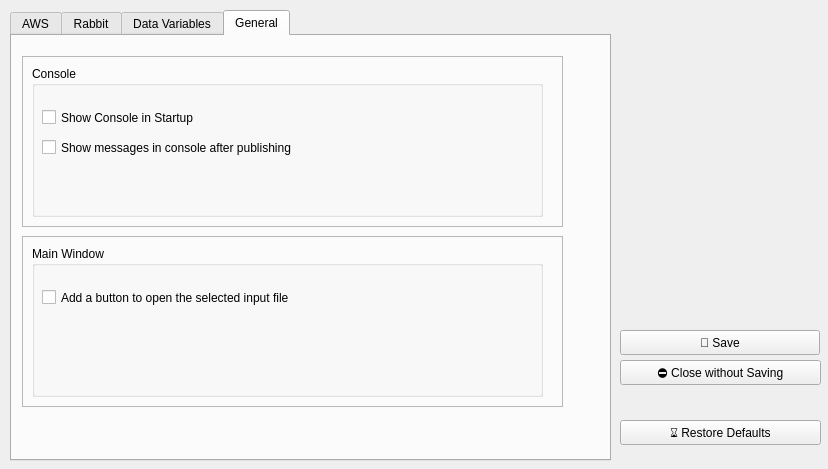
<?xml version="1.0" encoding="UTF-8"?>
<ui version="4.0">
 <class>conf_window</class>
 <widget class="QDialog" name="conf_window">
  <property name="windowModality">
   <enum>Qt::WindowModal</enum>
  </property>
  <property name="geometry">
   <rect>
    <x>0</x>
    <y>0</y>
    <width>828</width>
    <height>469</height>
   </rect>
  </property>
  <property name="windowTitle">
   <string>Configurations</string>
  </property>
  <widget class="QDialogButtonBox" name="buttonBox">
   <property name="geometry">
    <rect>
     <x>900</x>
     <y>150</y>
     <width>201</width>
     <height>111</height>
    </rect>
   </property>
   <property name="orientation">
    <enum>Qt::Vertical</enum>
   </property>
   <property name="standardButtons">
    <set>QDialogButtonBox::Discard|QDialogButtonBox::RestoreDefaults|QDialogButtonBox::Save</set>
   </property>
  </widget>
  <widget class="QTabWidget" name="tabGeneral">
   <property name="geometry">
    <rect>
     <x>10</x>
     <y>10</y>
     <width>601</width>
     <height>451</height>
    </rect>
   </property>
   <property name="autoFillBackground">
    <bool>false</bool>
   </property>
   <property name="currentIndex">
    <number>3</number>
   </property>
   <widget class="QWidget" name="tabAWS">
    <attribute name="title">
     <string>AWS</string>
    </attribute>
    <widget class="QFrame" name="frame_4">
     <property name="geometry">
      <rect>
       <x>0</x>
       <y>0</y>
       <width>581</width>
       <height>241</height>
      </rect>
     </property>
     <property name="frameShape">
      <enum>QFrame::StyledPanel</enum>
     </property>
     <property name="frameShadow">
      <enum>QFrame::Raised</enum>
     </property>
     <widget class="QGroupBox" name="credentialsBox_2">
      <property name="geometry">
       <rect>
        <x>10</x>
        <y>10</y>
        <width>561</width>
        <height>71</height>
       </rect>
      </property>
      <property name="title">
       <string>Host</string>
      </property>
      <property name="checkable">
       <bool>false</bool>
      </property>
      <widget class="QPlainTextEdit" name="aws_endpoint">
       <property name="geometry">
        <rect>
         <x>10</x>
         <y>30</y>
         <width>531</width>
         <height>31</height>
        </rect>
       </property>
       <property name="placeholderText">
        <string>Endpoint</string>
       </property>
      </widget>
     </widget>
     <widget class="QGroupBox" name="groupBox_2">
      <property name="geometry">
       <rect>
        <x>10</x>
        <y>90</y>
        <width>441</width>
        <height>141</height>
       </rect>
      </property>
      <property name="title">
       <string>Credentials</string>
      </property>
      <widget class="QPlainTextEdit" name="aws_access">
       <property name="geometry">
        <rect>
         <x>10</x>
         <y>40</y>
         <width>421</width>
         <height>31</height>
        </rect>
       </property>
       <property name="statusTip">
        <string>Hostname</string>
       </property>
       <property name="placeholderText">
        <string>Access Key ID</string>
       </property>
      </widget>
      <widget class="QPlainTextEdit" name="aws_secret">
       <property name="geometry">
        <rect>
         <x>10</x>
         <y>90</y>
         <width>421</width>
         <height>31</height>
        </rect>
       </property>
       <property name="placeholderText">
        <string>Secret Key</string>
       </property>
      </widget>
     </widget>
     <widget class="QPushButton" name="aws_test">
      <property name="geometry">
       <rect>
        <x>470</x>
        <y>110</y>
        <width>101</width>
        <height>121</height>
       </rect>
      </property>
      <property name="text">
       <string>Test
Connection</string>
      </property>
     </widget>
    </widget>
    <widget class="QFrame" name="frame_5">
     <property name="geometry">
      <rect>
       <x>0</x>
       <y>260</y>
       <width>581</width>
       <height>111</height>
      </rect>
     </property>
     <property name="frameShape">
      <enum>QFrame::StyledPanel</enum>
     </property>
     <property name="frameShadow">
      <enum>QFrame::Raised</enum>
     </property>
     <widget class="QGroupBox" name="groupBox_3">
      <property name="geometry">
       <rect>
        <x>20</x>
        <y>10</y>
        <width>541</width>
        <height>81</height>
       </rect>
      </property>
      <property name="title">
       <string>Bucket</string>
      </property>
      <widget class="QPlainTextEdit" name="aws_bucket">
       <property name="geometry">
        <rect>
         <x>10</x>
         <y>30</y>
         <width>521</width>
         <height>41</height>
        </rect>
       </property>
       <property name="placeholderText">
        <string>Enter bucket name</string>
       </property>
      </widget>
     </widget>
    </widget>
   </widget>
   <widget class="QWidget" name="tabRabbit">
    <attribute name="title">
     <string>Rabbit</string>
    </attribute>
    <widget class="QFrame" name="frame_3">
     <property name="geometry">
      <rect>
       <x>10</x>
       <y>10</y>
       <width>581</width>
       <height>241</height>
      </rect>
     </property>
     <property name="frameShape">
      <enum>QFrame::StyledPanel</enum>
     </property>
     <property name="frameShadow">
      <enum>QFrame::Raised</enum>
     </property>
     <widget class="QGroupBox" name="credentialsBox">
      <property name="geometry">
       <rect>
        <x>10</x>
        <y>10</y>
        <width>561</width>
        <height>71</height>
       </rect>
      </property>
      <property name="title">
       <string>Credentials</string>
      </property>
      <property name="checkable">
       <bool>false</bool>
      </property>
      <widget class="QPlainTextEdit" name="rabbit_username">
       <property name="geometry">
        <rect>
         <x>10</x>
         <y>30</y>
         <width>271</width>
         <height>31</height>
        </rect>
       </property>
       <property name="placeholderText">
        <string>Username</string>
       </property>
      </widget>
      <widget class="QPlainTextEdit" name="rabbit_password">
       <property name="geometry">
        <rect>
         <x>290</x>
         <y>30</y>
         <width>261</width>
         <height>31</height>
        </rect>
       </property>
       <property name="placeholderText">
        <string>Password</string>
       </property>
      </widget>
     </widget>
     <widget class="QGroupBox" name="groupBox">
      <property name="geometry">
       <rect>
        <x>10</x>
        <y>90</y>
        <width>441</width>
        <height>141</height>
       </rect>
      </property>
      <property name="title">
       <string>Server Details</string>
      </property>
      <widget class="QPlainTextEdit" name="rabbit_host">
       <property name="geometry">
        <rect>
         <x>10</x>
         <y>40</y>
         <width>421</width>
         <height>31</height>
        </rect>
       </property>
       <property name="statusTip">
        <string>Hostname</string>
       </property>
       <property name="placeholderText">
        <string>Hostname</string>
       </property>
      </widget>
      <widget class="QPlainTextEdit" name="rabbit_vhost">
       <property name="geometry">
        <rect>
         <x>10</x>
         <y>90</y>
         <width>271</width>
         <height>31</height>
        </rect>
       </property>
       <property name="placeholderText">
        <string>Virtual Host</string>
       </property>
      </widget>
      <widget class="QPlainTextEdit" name="rabbit_port">
       <property name="geometry">
        <rect>
         <x>310</x>
         <y>90</y>
         <width>121</width>
         <height>31</height>
        </rect>
       </property>
       <property name="placeholderText">
        <string>Port</string>
       </property>
      </widget>
     </widget>
     <widget class="QPushButton" name="rabbit_test">
      <property name="geometry">
       <rect>
        <x>470</x>
        <y>110</y>
        <width>101</width>
        <height>121</height>
       </rect>
      </property>
      <property name="text">
       <string>Test
Connection</string>
      </property>
     </widget>
    </widget>
    <widget class="QToolBox" name="toolBox_2">
     <property name="geometry">
      <rect>
       <x>10</x>
       <y>260</y>
       <width>581</width>
       <height>151</height>
      </rect>
     </property>
     <property name="currentIndex">
      <number>0</number>
     </property>
     <widget class="QWidget" name="page_7">
      <property name="geometry">
       <rect>
        <x>0</x>
        <y>0</y>
        <width>581</width>
        <height>120</height>
       </rect>
      </property>
      <attribute name="label">
       <string>Rabbit Queue Names</string>
      </attribute>
      <widget class="QListWidget" name="listWidget_rabbitqueues">
       <property name="geometry">
        <rect>
         <x>0</x>
         <y>0</y>
         <width>401</width>
         <height>111</height>
        </rect>
       </property>
      </widget>
      <widget class="QFrame" name="op_rq">
       <property name="geometry">
        <rect>
         <x>410</x>
         <y>0</y>
         <width>51</width>
         <height>111</height>
        </rect>
       </property>
       <property name="frameShape">
        <enum>QFrame::StyledPanel</enum>
       </property>
       <property name="frameShadow">
        <enum>QFrame::Raised</enum>
       </property>
       <widget class="QPushButton" name="rq_add">
        <property name="geometry">
         <rect>
          <x>10</x>
          <y>10</y>
          <width>31</width>
          <height>21</height>
         </rect>
        </property>
        <property name="text">
         <string>+</string>
        </property>
       </widget>
       <widget class="QPushButton" name="rq_up">
        <property name="geometry">
         <rect>
          <x>10</x>
          <y>30</y>
          <width>31</width>
          <height>21</height>
         </rect>
        </property>
        <property name="text">
         <string>⇡</string>
        </property>
       </widget>
       <widget class="QPushButton" name="rq_down">
        <property name="geometry">
         <rect>
          <x>10</x>
          <y>60</y>
          <width>31</width>
          <height>21</height>
         </rect>
        </property>
        <property name="text">
         <string>⇣</string>
        </property>
       </widget>
       <widget class="QPushButton" name="rq_delete">
        <property name="geometry">
         <rect>
          <x>10</x>
          <y>80</y>
          <width>31</width>
          <height>21</height>
         </rect>
        </property>
        <property name="text">
         <string>-</string>
        </property>
       </widget>
      </widget>
     </widget>
    </widget>
   </widget>
   <widget class="QWidget" name="tab_3">
    <attribute name="title">
     <string>Data Variables</string>
    </attribute>
    <widget class="QToolBox" name="toolBox">
     <property name="geometry">
      <rect>
       <x>0</x>
       <y>0</y>
       <width>601</width>
       <height>411</height>
      </rect>
     </property>
     <property name="autoFillBackground">
      <bool>true</bool>
     </property>
     <property name="currentIndex">
      <number>0</number>
     </property>
     <widget class="QWidget" name="page">
      <property name="geometry">
       <rect>
        <x>0</x>
        <y>0</y>
        <width>601</width>
        <height>256</height>
       </rect>
      </property>
      <attribute name="label">
       <string>File Types</string>
      </attribute>
      <widget class="QListWidget" name="listWidget_filetype">
       <property name="geometry">
        <rect>
         <x>10</x>
         <y>0</y>
         <width>431</width>
         <height>221</height>
        </rect>
       </property>
      </widget>
      <widget class="QFrame" name="op_ft">
       <property name="geometry">
        <rect>
         <x>460</x>
         <y>10</y>
         <width>51</width>
         <height>191</height>
        </rect>
       </property>
       <property name="frameShape">
        <enum>QFrame::StyledPanel</enum>
       </property>
       <property name="frameShadow">
        <enum>QFrame::Raised</enum>
       </property>
       <widget class="QPushButton" name="ft_add">
        <property name="geometry">
         <rect>
          <x>10</x>
          <y>10</y>
          <width>31</width>
          <height>41</height>
         </rect>
        </property>
        <property name="text">
         <string>+</string>
        </property>
       </widget>
       <widget class="QPushButton" name="ft_up">
        <property name="geometry">
         <rect>
          <x>10</x>
          <y>50</y>
          <width>31</width>
          <height>41</height>
         </rect>
        </property>
        <property name="text">
         <string>⇡</string>
        </property>
       </widget>
       <widget class="QPushButton" name="ft_down">
        <property name="geometry">
         <rect>
          <x>10</x>
          <y>99</y>
          <width>31</width>
          <height>41</height>
         </rect>
        </property>
        <property name="text">
         <string>⇣</string>
        </property>
       </widget>
       <widget class="QPushButton" name="ft_delete">
        <property name="geometry">
         <rect>
          <x>10</x>
          <y>139</y>
          <width>31</width>
          <height>41</height>
         </rect>
        </property>
        <property name="text">
         <string>-</string>
        </property>
       </widget>
      </widget>
     </widget>
     <widget class="QWidget" name="page_2">
      <property name="geometry">
       <rect>
        <x>0</x>
        <y>0</y>
        <width>601</width>
        <height>225</height>
       </rect>
      </property>
      <attribute name="label">
       <string>Company Names</string>
      </attribute>
      <widget class="QListWidget" name="listWidget_company">
       <property name="geometry">
        <rect>
         <x>10</x>
         <y>0</y>
         <width>431</width>
         <height>211</height>
        </rect>
       </property>
      </widget>
      <widget class="QFrame" name="op_cn">
       <property name="geometry">
        <rect>
         <x>460</x>
         <y>10</y>
         <width>51</width>
         <height>191</height>
        </rect>
       </property>
       <property name="frameShape">
        <enum>QFrame::StyledPanel</enum>
       </property>
       <property name="frameShadow">
        <enum>QFrame::Raised</enum>
       </property>
       <widget class="QPushButton" name="cn_add">
        <property name="geometry">
         <rect>
          <x>10</x>
          <y>10</y>
          <width>31</width>
          <height>41</height>
         </rect>
        </property>
        <property name="text">
         <string>+</string>
        </property>
       </widget>
       <widget class="QPushButton" name="cn_up">
        <property name="geometry">
         <rect>
          <x>10</x>
          <y>50</y>
          <width>31</width>
          <height>41</height>
         </rect>
        </property>
        <property name="text">
         <string>⇡</string>
        </property>
       </widget>
       <widget class="QPushButton" name="cn_down">
        <property name="geometry">
         <rect>
          <x>10</x>
          <y>99</y>
          <width>31</width>
          <height>41</height>
         </rect>
        </property>
        <property name="text">
         <string>⇣</string>
        </property>
       </widget>
       <widget class="QPushButton" name="cn_delete">
        <property name="geometry">
         <rect>
          <x>10</x>
          <y>139</y>
          <width>31</width>
          <height>41</height>
         </rect>
        </property>
        <property name="text">
         <string>-</string>
        </property>
       </widget>
      </widget>
     </widget>
     <widget class="QWidget" name="page_3">
      <attribute name="label">
       <string>Data Types</string>
      </attribute>
      <widget class="QListWidget" name="listWidget_datatype">
       <property name="geometry">
        <rect>
         <x>10</x>
         <y>0</y>
         <width>431</width>
         <height>211</height>
        </rect>
       </property>
      </widget>
      <widget class="QFrame" name="op_dt">
       <property name="geometry">
        <rect>
         <x>460</x>
         <y>10</y>
         <width>51</width>
         <height>191</height>
        </rect>
       </property>
       <property name="frameShape">
        <enum>QFrame::StyledPanel</enum>
       </property>
       <property name="frameShadow">
        <enum>QFrame::Raised</enum>
       </property>
       <widget class="QPushButton" name="dt_add">
        <property name="geometry">
         <rect>
          <x>10</x>
          <y>10</y>
          <width>31</width>
          <height>41</height>
         </rect>
        </property>
        <property name="text">
         <string>+</string>
        </property>
       </widget>
       <widget class="QPushButton" name="dt_up">
        <property name="geometry">
         <rect>
          <x>10</x>
          <y>50</y>
          <width>31</width>
          <height>41</height>
         </rect>
        </property>
        <property name="text">
         <string>⇡</string>
        </property>
       </widget>
       <widget class="QPushButton" name="dt_down">
        <property name="geometry">
         <rect>
          <x>10</x>
          <y>99</y>
          <width>31</width>
          <height>41</height>
         </rect>
        </property>
        <property name="text">
         <string>⇣</string>
        </property>
       </widget>
       <widget class="QPushButton" name="dt_delete">
        <property name="geometry">
         <rect>
          <x>10</x>
          <y>139</y>
          <width>31</width>
          <height>41</height>
         </rect>
        </property>
        <property name="text">
         <string>-</string>
        </property>
       </widget>
      </widget>
     </widget>
     <widget class="QWidget" name="page_4">
      <attribute name="label">
       <string>File Sub Types</string>
      </attribute>
      <widget class="QListWidget" name="listWidget_filesubtype">
       <property name="geometry">
        <rect>
         <x>10</x>
         <y>0</y>
         <width>431</width>
         <height>211</height>
        </rect>
       </property>
      </widget>
      <widget class="QFrame" name="op_st">
       <property name="geometry">
        <rect>
         <x>460</x>
         <y>10</y>
         <width>51</width>
         <height>191</height>
        </rect>
       </property>
       <property name="frameShape">
        <enum>QFrame::StyledPanel</enum>
       </property>
       <property name="frameShadow">
        <enum>QFrame::Raised</enum>
       </property>
       <widget class="QPushButton" name="st_add">
        <property name="geometry">
         <rect>
          <x>10</x>
          <y>10</y>
          <width>31</width>
          <height>41</height>
         </rect>
        </property>
        <property name="text">
         <string>+</string>
        </property>
       </widget>
       <widget class="QPushButton" name="st_up">
        <property name="geometry">
         <rect>
          <x>10</x>
          <y>50</y>
          <width>31</width>
          <height>41</height>
         </rect>
        </property>
        <property name="text">
         <string>⇡</string>
        </property>
       </widget>
       <widget class="QPushButton" name="st_down">
        <property name="geometry">
         <rect>
          <x>10</x>
          <y>99</y>
          <width>31</width>
          <height>41</height>
         </rect>
        </property>
        <property name="text">
         <string>⇣</string>
        </property>
       </widget>
       <widget class="QPushButton" name="st_delete">
        <property name="geometry">
         <rect>
          <x>10</x>
          <y>139</y>
          <width>31</width>
          <height>41</height>
         </rect>
        </property>
        <property name="text">
         <string>-</string>
        </property>
       </widget>
      </widget>
     </widget>
     <widget class="QWidget" name="page_6">
      <attribute name="label">
       <string>Default Values</string>
      </attribute>
      <widget class="QPlainTextEdit" name="config_foldername">
       <property name="geometry">
        <rect>
         <x>110</x>
         <y>10</y>
         <width>251</width>
         <height>31</height>
        </rect>
       </property>
      </widget>
      <widget class="QLabel" name="label">
       <property name="geometry">
        <rect>
         <x>10</x>
         <y>10</y>
         <width>101</width>
         <height>31</height>
        </rect>
       </property>
       <property name="text">
        <string>Folder Name</string>
       </property>
      </widget>
      <widget class="QLabel" name="label_2">
       <property name="geometry">
        <rect>
         <x>10</x>
         <y>50</y>
         <width>91</width>
         <height>31</height>
        </rect>
       </property>
       <property name="text">
        <string>DB Name</string>
       </property>
      </widget>
      <widget class="QPlainTextEdit" name="config_dbname">
       <property name="geometry">
        <rect>
         <x>110</x>
         <y>50</y>
         <width>251</width>
         <height>31</height>
        </rect>
       </property>
      </widget>
     </widget>
    </widget>
   </widget>
   <widget class="QWidget" name="tab">
    <attribute name="title">
     <string>General</string>
    </attribute>
    <widget class="QFrame" name="frame_2">
     <property name="geometry">
      <rect>
       <x>10</x>
       <y>20</y>
       <width>541</width>
       <height>171</height>
      </rect>
     </property>
     <property name="frameShape">
      <enum>QFrame::StyledPanel</enum>
     </property>
     <property name="frameShadow">
      <enum>QFrame::Raised</enum>
     </property>
     <widget class="QGroupBox" name="groupBox_4">
      <property name="geometry">
       <rect>
        <x>10</x>
        <y>10</y>
        <width>511</width>
        <height>151</height>
       </rect>
      </property>
      <property name="title">
       <string>Console</string>
      </property>
      <widget class="QCheckBox" name="cb_rabbit_message_in_console">
       <property name="geometry">
        <rect>
         <x>10</x>
         <y>70</y>
         <width>331</width>
         <height>23</height>
        </rect>
       </property>
       <property name="text">
        <string>Show messages in console after publishing</string>
       </property>
      </widget>
      <widget class="QCheckBox" name="checkBox_console">
       <property name="geometry">
        <rect>
         <x>10</x>
         <y>40</y>
         <width>211</width>
         <height>23</height>
        </rect>
       </property>
       <property name="text">
        <string>Show Console in Startup</string>
       </property>
      </widget>
     </widget>
    </widget>
    <widget class="QFrame" name="frame_6">
     <property name="geometry">
      <rect>
       <x>10</x>
       <y>200</y>
       <width>541</width>
       <height>171</height>
      </rect>
     </property>
     <property name="frameShape">
      <enum>QFrame::StyledPanel</enum>
     </property>
     <property name="frameShadow">
      <enum>QFrame::Raised</enum>
     </property>
     <widget class="QGroupBox" name="groupBox_5">
      <property name="geometry">
       <rect>
        <x>10</x>
        <y>10</y>
        <width>511</width>
        <height>151</height>
       </rect>
      </property>
      <property name="title">
       <string>Main Window</string>
      </property>
      <widget class="QCheckBox" name="cb_allow_open_input_file">
       <property name="geometry">
        <rect>
         <x>10</x>
         <y>40</y>
         <width>351</width>
         <height>23</height>
        </rect>
       </property>
       <property name="text">
        <string>Add a button to open the selected input file</string>
       </property>
      </widget>
     </widget>
    </widget>
   </widget>
  </widget>
  <widget class="QFrame" name="frame">
   <property name="geometry">
    <rect>
     <x>610</x>
     <y>320</y>
     <width>221</width>
     <height>141</height>
    </rect>
   </property>
   <property name="autoFillBackground">
    <bool>false</bool>
   </property>
   <property name="frameShape">
    <enum>QFrame::NoFrame</enum>
   </property>
   <property name="frameShadow">
    <enum>QFrame::Sunken</enum>
   </property>
   <property name="lineWidth">
    <number>0</number>
   </property>
   <widget class="QPushButton" name="btn_save">
    <property name="geometry">
     <rect>
      <x>10</x>
      <y>10</y>
      <width>200</width>
      <height>25</height>
     </rect>
    </property>
    <property name="autoFillBackground">
     <bool>false</bool>
    </property>
    <property name="text">
     <string>📒 Save</string>
    </property>
   </widget>
   <widget class="QPushButton" name="btn_ignore">
    <property name="geometry">
     <rect>
      <x>10</x>
      <y>40</y>
      <width>201</width>
      <height>25</height>
     </rect>
    </property>
    <property name="text">
     <string>⛔ Close without Saving</string>
    </property>
   </widget>
   <widget class="QPushButton" name="btn_restore">
    <property name="geometry">
     <rect>
      <x>10</x>
      <y>100</y>
      <width>201</width>
      <height>25</height>
     </rect>
    </property>
    <property name="text">
     <string>⌛ Restore Defaults</string>
    </property>
   </widget>
  </widget>
 </widget>
 <resources/>
 <connections>
  <connection>
   <sender>buttonBox</sender>
   <signal>accepted()</signal>
   <receiver>conf_window</receiver>
   <slot>accept()</slot>
   <hints>
    <hint type="sourcelabel">
     <x>410</x>
     <y>274</y>
    </hint>
    <hint type="destinationlabel">
     <x>157</x>
     <y>238</y>
    </hint>
   </hints>
  </connection>
  <connection>
   <sender>buttonBox</sender>
   <signal>rejected()</signal>
   <receiver>conf_window</receiver>
   <slot>reject()</slot>
   <hints>
    <hint type="sourcelabel">
     <x>436</x>
     <y>280</y>
    </hint>
    <hint type="destinationlabel">
     <x>286</x>
     <y>238</y>
    </hint>
   </hints>
  </connection>
 </connections>
</ui>
